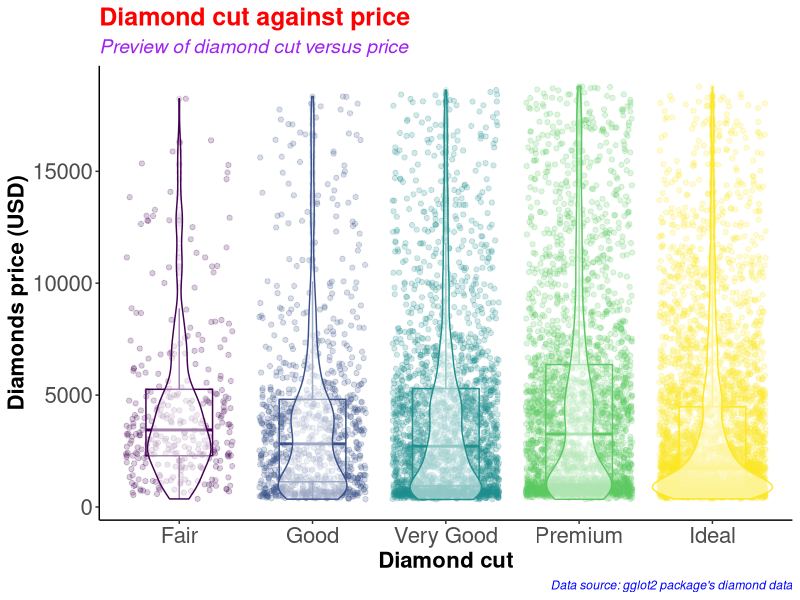
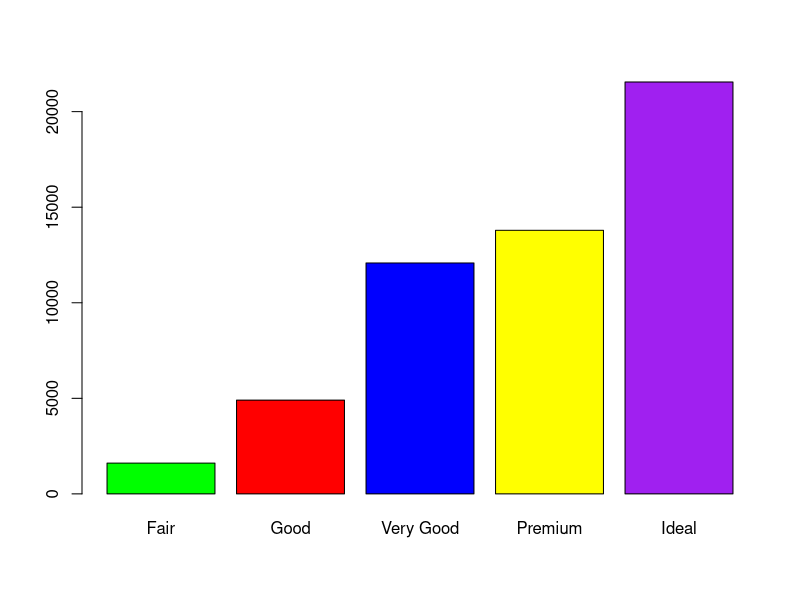
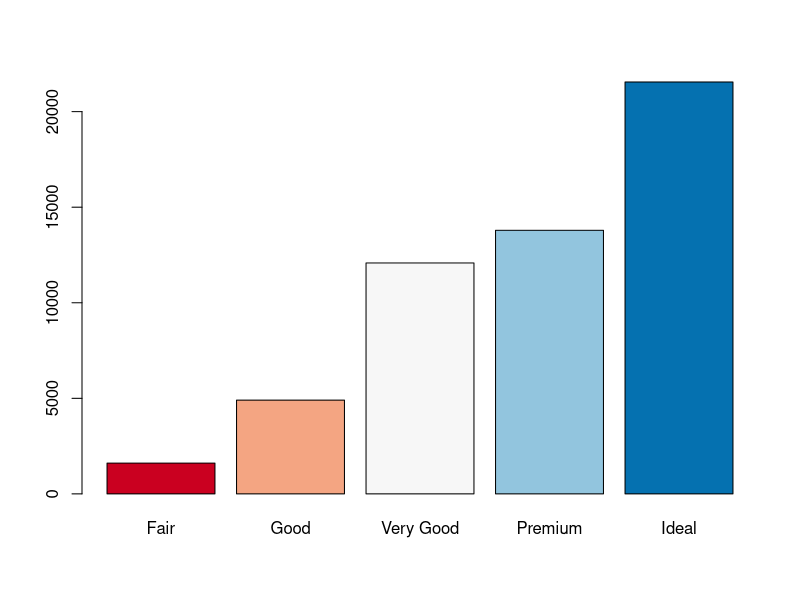
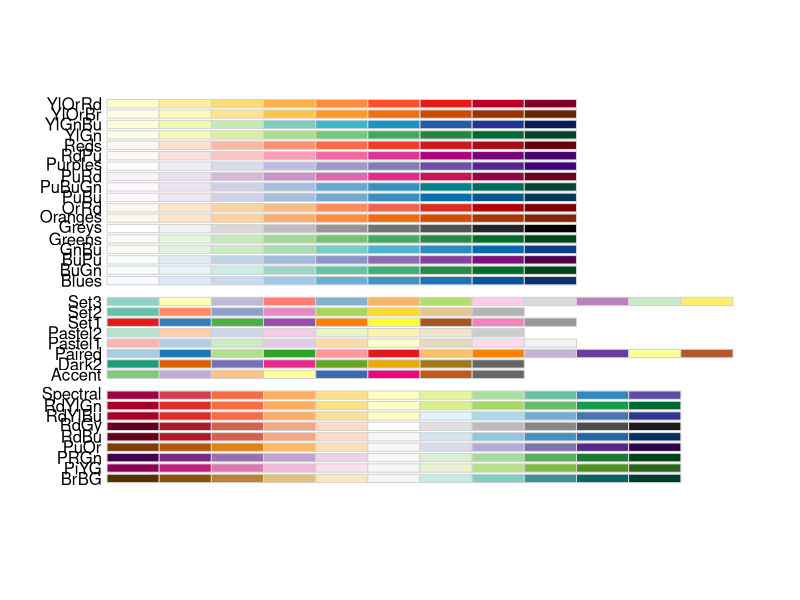
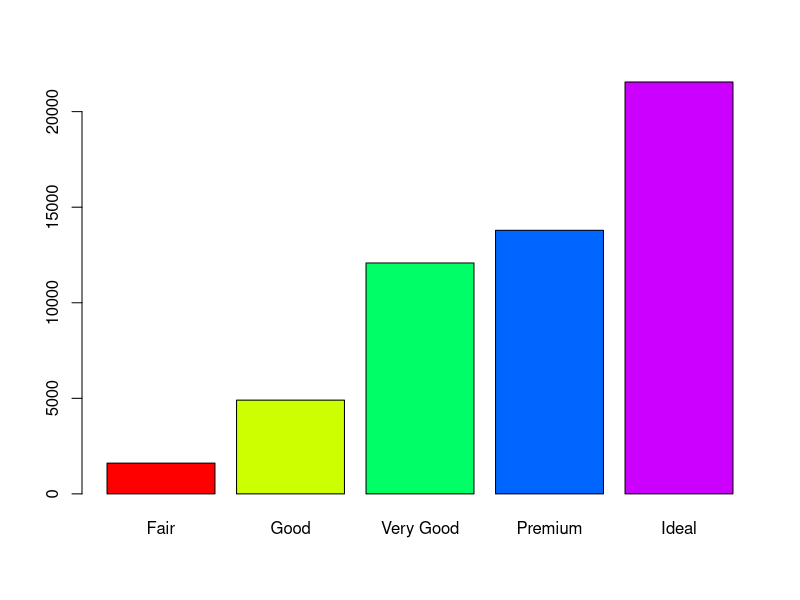
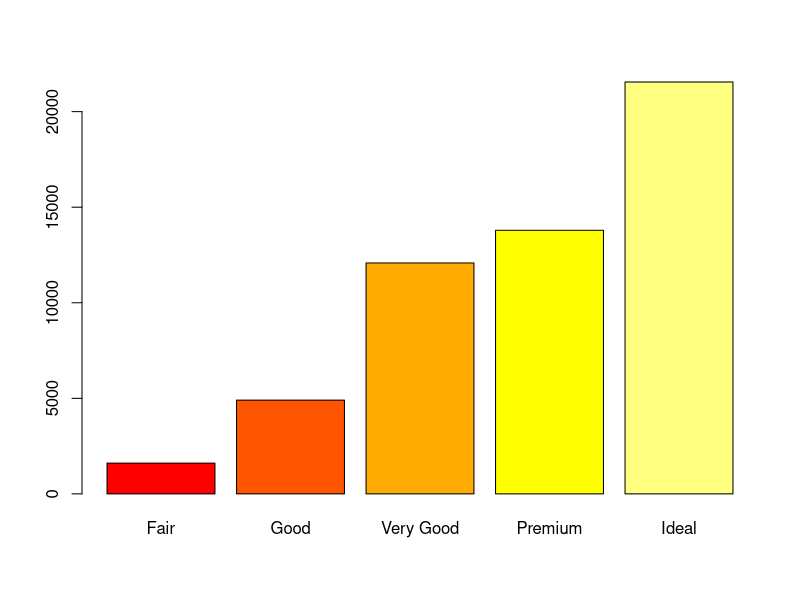
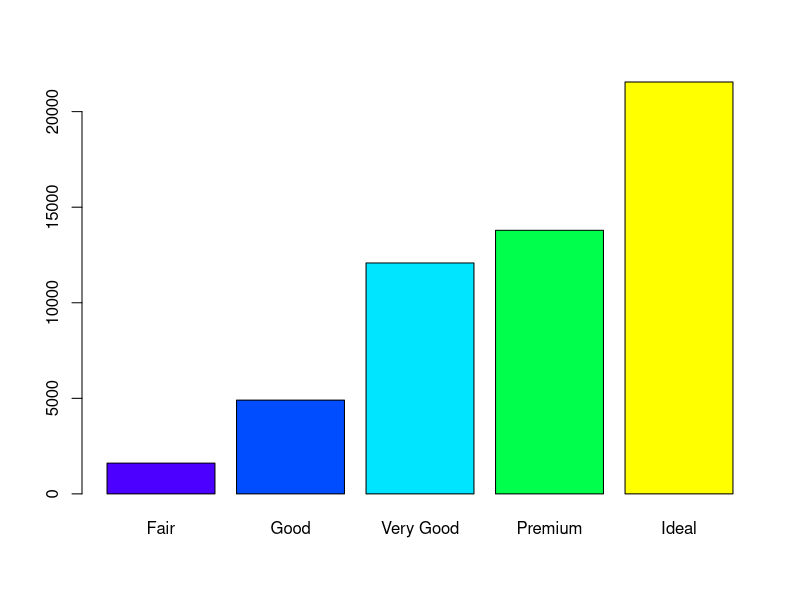
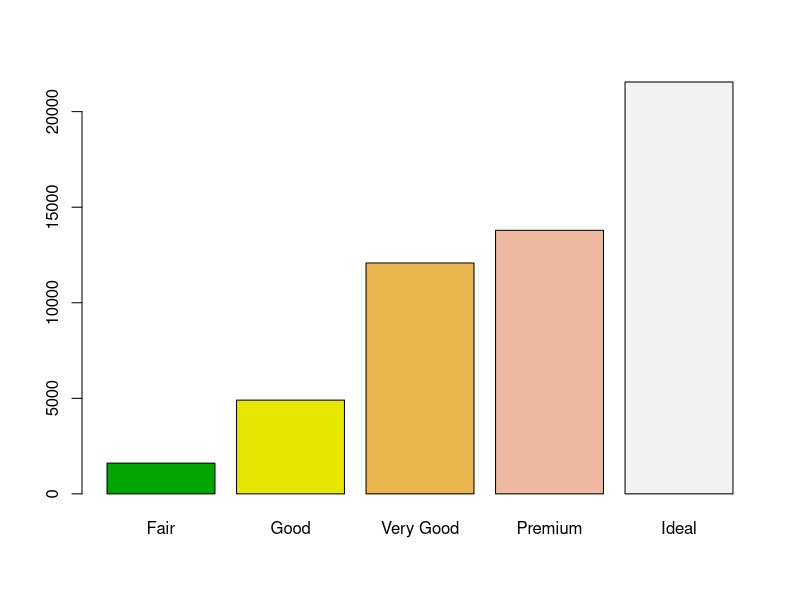

These figures' R source, in order:
#########################################
# Name: Wyclife Agumba Oluoch           #   
# E-mail: wyclifeoluoch@gmail.com       #
# GitHub: https://github.com/Wycology   #
# Task: Boxplot and violin plots in one #
# Date: 4th Jan 2021                    #
# Last edited: 30th June 2021           #
#########################################

# Loading the necessary libraries for the project

library(tidyverse) # This is for data wrangling and plotting.
library(RColorBrewer) # This is for generating color pallets for the plots.

diamonds_df <- diamonds # Saving the diamonds data-set to a new object in R.

head(diamonds) # Checking the variables in the data-set for subsequent analyses
nrow(diamonds) # Checking for the number of rows in the data. 53940 observations
ncol(diamonds) # Checking the number of variables in the data-set. 10 variables

diamonds_df %>% # Picking the diamonds data, and then
  slice_sample(n = 0.2*(nrow(diamonds))) %>% # Picking a portion of the data-set
  ggplot(aes(x = cut, y = price, color = cut)) + # Adding the mapping variables
  geom_point(position = "jitter", alpha = 0.2) + # Adding jitter and alpha
  geom_boxplot(alpha = 0.1, width = 0.5) + # Modifying dimensions of the boxplot 
  geom_violin(alpha = 0.5) + # Adding violin plot on top of the box and jitter
  theme_classic() + # Adding my preferred theme for publication.
  theme(legend.position = "none") + # Removing the legend; it is on the x-axis
  labs(x = "Diamond cut", # Labels the x-axis.
       y = "Diamonds price (USD)", # Labeling the y-axis
       title = "Diamond cut against price", # Setting tibble of the plot
       subtitle = "Preview of diamond cut versus price", # Descriptive title beneath TITLE
       caption = "Data source: gglot2 package's diamond data") +
  theme(axis.text = element_text(size=16), # Size of labels on tick-marks
        axis.title = element_text(size=16,face="bold")) + # Size of axis labels
  theme(plot.title = element_text(color = 'red', size = 18, face = 'bold'),
        plot.subtitle = element_text(color = 'purple', size = 14, face = 'italic'),
        plot.caption = element_text(color = 'blue', face = 'italic'))

diamonds %>% # Picking the diamonds data, and then
  filter(cut == 'Very Good') %>% # Picking the very good cut 
  nrow() # counting the number of rows with very good cut

diamonds %>% 
  select(cut) %>% 
  table() %>% 
  barplot(col = c('green', 'red', 'blue', 'yellow', 'purple'))

# Instead of specifying the colors, we can simply use the color brewer panel 

diamonds %>% 
  select(cut) %>% 
  table() %>% 
  barplot(col = brewer.pal(n = 5, name = "RdBu"))
# To display more brewer colors options to use, run the following function:

display.brewer.all()

# Can also use rainbow colors

diamonds %>% 
  select(cut) %>% 
  table() %>% 
  barplot(col = rainbow(5))

# Can also use heat.colors
diamonds %>% 
  select(cut) %>% 
  table() %>% 
  barplot(col = heat.colors(5))

# Can also use topographic colors

diamonds %>% 
  select(cut) %>% 
  table() %>% 
  barplot(col = topo.colors(5))

# Can also use terrain colors for the plot
diamonds %>% 
  select(cut) %>% 
  table() %>% 
  barplot(col = terrain.colors(5))

# Can also use cm.colors
diamonds %>% 
  select(cut) %>% 
  table() %>% 
  barplot(col = cm.colors(5)) 

# That is awesome. Good for the day.
